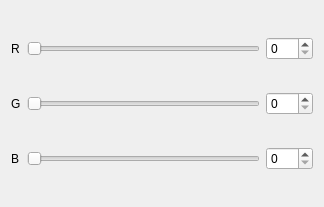
<?xml version="1.0" encoding="UTF-8"?>
<ui version="4.0">
 <class>Form</class>
 <widget class="QWidget" name="Form">
  <property name="geometry">
   <rect>
    <x>0</x>
    <y>0</y>
    <width>324</width>
    <height>207</height>
   </rect>
  </property>
  <property name="windowTitle">
   <string>Form</string>
  </property>
  <layout class="QGridLayout" name="gridLayout">
   <item row="0" column="0">
    <widget class="QLabel" name="rgbRedLabel">
     <property name="text">
      <string>R</string>
     </property>
    </widget>
   </item>
   <item row="0" column="1">
    <widget class="QSlider" name="rgbRedSlider">
     <property name="maximum">
      <number>255</number>
     </property>
     <property name="orientation">
      <enum>Qt::Orientation::Horizontal</enum>
     </property>
    </widget>
   </item>
   <item row="0" column="2">
    <widget class="QSpinBox" name="rgbRedSpinBox">
     <property name="maximum">
      <number>255</number>
     </property>
    </widget>
   </item>
   <item row="1" column="0">
    <widget class="QLabel" name="rgbGreenLabel">
     <property name="text">
      <string>G</string>
     </property>
    </widget>
   </item>
   <item row="1" column="1">
    <widget class="QSlider" name="rgbGreenSlider">
     <property name="maximum">
      <number>255</number>
     </property>
     <property name="orientation">
      <enum>Qt::Orientation::Horizontal</enum>
     </property>
    </widget>
   </item>
   <item row="1" column="2">
    <widget class="QSpinBox" name="rgbGreenSpinBox">
     <property name="maximum">
      <number>255</number>
     </property>
    </widget>
   </item>
   <item row="2" column="0">
    <widget class="QLabel" name="rgbBlueLabel">
     <property name="text">
      <string>B</string>
     </property>
    </widget>
   </item>
   <item row="2" column="1">
    <widget class="QSlider" name="rgbBlueSlider">
     <property name="maximum">
      <number>255</number>
     </property>
     <property name="orientation">
      <enum>Qt::Orientation::Horizontal</enum>
     </property>
    </widget>
   </item>
   <item row="2" column="2">
    <widget class="QSpinBox" name="rgbBlueSpinBox">
     <property name="maximum">
      <number>255</number>
     </property>
    </widget>
   </item>
  </layout>
 </widget>
 <resources/>
 <connections>
  <connection>
   <sender>rgbRedSlider</sender>
   <signal>valueChanged(int)</signal>
   <receiver>rgbRedSpinBox</receiver>
   <slot>setValue(int)</slot>
   <hints>
    <hint type="sourcelabel">
     <x>133</x>
     <y>44</y>
    </hint>
    <hint type="destinationlabel">
     <x>280</x>
     <y>49</y>
    </hint>
   </hints>
  </connection>
  <connection>
   <sender>rgbGreenSlider</sender>
   <signal>valueChanged(int)</signal>
   <receiver>rgbGreenSpinBox</receiver>
   <slot>setValue(int)</slot>
   <hints>
    <hint type="sourcelabel">
     <x>196</x>
     <y>106</y>
    </hint>
    <hint type="destinationlabel">
     <x>280</x>
     <y>105</y>
    </hint>
   </hints>
  </connection>
  <connection>
   <sender>rgbBlueSlider</sender>
   <signal>sliderMoved(int)</signal>
   <receiver>rgbBlueSpinBox</receiver>
   <slot>setValue(int)</slot>
   <hints>
    <hint type="sourcelabel">
     <x>203</x>
     <y>163</y>
    </hint>
    <hint type="destinationlabel">
     <x>297</x>
     <y>158</y>
    </hint>
   </hints>
  </connection>
  <connection>
   <sender>rgbBlueSpinBox</sender>
   <signal>valueChanged(int)</signal>
   <receiver>rgbBlueSlider</receiver>
   <slot>setValue(int)</slot>
   <hints>
    <hint type="sourcelabel">
     <x>281</x>
     <y>176</y>
    </hint>
    <hint type="destinationlabel">
     <x>116</x>
     <y>159</y>
    </hint>
   </hints>
  </connection>
  <connection>
   <sender>rgbGreenSpinBox</sender>
   <signal>valueChanged(int)</signal>
   <receiver>rgbGreenSlider</receiver>
   <slot>setValue(int)</slot>
   <hints>
    <hint type="sourcelabel">
     <x>288</x>
     <y>91</y>
    </hint>
    <hint type="destinationlabel">
     <x>133</x>
     <y>99</y>
    </hint>
   </hints>
  </connection>
  <connection>
   <sender>rgbRedSpinBox</sender>
   <signal>valueChanged(int)</signal>
   <receiver>rgbRedSlider</receiver>
   <slot>setValue(int)</slot>
   <hints>
    <hint type="sourcelabel">
     <x>283</x>
     <y>33</y>
    </hint>
    <hint type="destinationlabel">
     <x>135</x>
     <y>52</y>
    </hint>
   </hints>
  </connection>
 </connections>
</ui>
